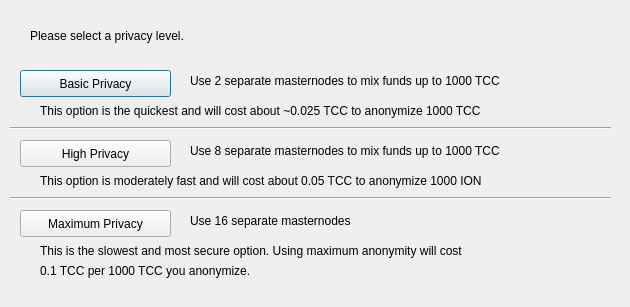
<?xml version="1.0" encoding="UTF-8"?>
<ui version="4.0">
 <class>DarksendConfig</class>
 <widget class="QDialog" name="DarksendConfig">
  <property name="geometry">
   <rect>
    <x>0</x>
    <y>0</y>
    <width>630</width>
    <height>307</height>
   </rect>
  </property>
  <property name="windowTitle">
   <string>Configure Darksend</string>
  </property>
  <widget class="QPushButton" name="buttonBasic">
   <property name="geometry">
    <rect>
     <x>20</x>
     <y>70</y>
     <width>151</width>
     <height>27</height>
    </rect>
   </property>
   <property name="text">
    <string>Basic Privacy</string>
   </property>
  </widget>
  <widget class="QPushButton" name="buttonHigh">
   <property name="geometry">
    <rect>
     <x>20</x>
     <y>140</y>
     <width>151</width>
     <height>27</height>
    </rect>
   </property>
   <property name="text">
    <string>High Privacy</string>
   </property>
  </widget>
  <widget class="QPushButton" name="buttonMax">
   <property name="geometry">
    <rect>
     <x>20</x>
     <y>210</y>
     <width>151</width>
     <height>27</height>
    </rect>
   </property>
   <property name="text">
    <string>Maximum Privacy</string>
   </property>
  </widget>
  <widget class="QLabel" name="label">
   <property name="geometry">
    <rect>
     <x>30</x>
     <y>20</y>
     <width>571</width>
     <height>31</height>
    </rect>
   </property>
   <property name="text">
    <string>Please select a privacy level.</string>
   </property>
  </widget>
  <widget class="QLabel" name="label_2">
   <property name="geometry">
    <rect>
     <x>190</x>
     <y>70</y>
     <width>421</width>
     <height>21</height>
    </rect>
   </property>
   <property name="text">
    <string>Use 2 separate masternodes to mix funds up to 1000 TCC</string>
   </property>
  </widget>
  <widget class="QLabel" name="label_3">
   <property name="geometry">
    <rect>
     <x>190</x>
     <y>140</y>
     <width>411</width>
     <height>21</height>
    </rect>
   </property>
   <property name="text">
    <string>Use 8 separate masternodes to mix funds up to 1000 TCC</string>
   </property>
  </widget>
  <widget class="QLabel" name="label_4">
   <property name="geometry">
    <rect>
     <x>190</x>
     <y>210</y>
     <width>421</width>
     <height>21</height>
    </rect>
   </property>
   <property name="text">
    <string>Use 16 separate masternodes</string>
   </property>
  </widget>
  <widget class="QLabel" name="label_6">
   <property name="geometry">
    <rect>
     <x>40</x>
     <y>100</y>
     <width>561</width>
     <height>21</height>
    </rect>
   </property>
   <property name="text">
    <string>This option is the quickest and will cost about ~0.025 TCC to anonymize 1000 TCC</string>
   </property>
  </widget>
  <widget class="QLabel" name="label_7">
   <property name="geometry">
    <rect>
     <x>40</x>
     <y>170</y>
     <width>561</width>
     <height>21</height>
    </rect>
   </property>
   <property name="text">
    <string>This option is moderately fast and will cost about 0.05 TCC to anonymize 1000 ION</string>
   </property>
  </widget>
  <widget class="QLabel" name="label_8">
   <property name="geometry">
    <rect>
     <x>40</x>
     <y>240</y>
     <width>561</width>
     <height>21</height>
    </rect>
   </property>
   <property name="text">
    <string>This is the slowest and most secure option. Using maximum anonymity will cost</string>
   </property>
  </widget>
  <widget class="QLabel" name="label_9">
   <property name="geometry">
    <rect>
     <x>40</x>
     <y>260</y>
     <width>561</width>
     <height>21</height>
    </rect>
   </property>
   <property name="text">
    <string>0.1 TCC per 1000 TCC you anonymize.</string>
   </property>
  </widget>
  <widget class="Line" name="line">
   <property name="geometry">
    <rect>
     <x>10</x>
     <y>120</y>
     <width>601</width>
     <height>16</height>
    </rect>
   </property>
   <property name="orientation">
    <enum>Qt::Horizontal</enum>
   </property>
  </widget>
  <widget class="Line" name="line_2">
   <property name="geometry">
    <rect>
     <x>10</x>
     <y>190</y>
     <width>601</width>
     <height>16</height>
    </rect>
   </property>
   <property name="orientation">
    <enum>Qt::Horizontal</enum>
   </property>
  </widget>
 </widget>
 <resources/>
 <connections/>
</ui>
